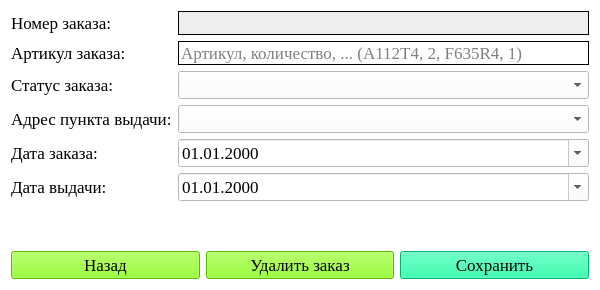
<?xml version="1.0" encoding="UTF-8"?>
<ui version="4.0">
 <class>OrderFormWindow</class>
 <widget class="QWidget" name="OrderFormWindow">
  <property name="geometry">
   <rect>
    <x>0</x>
    <y>0</y>
    <width>600</width>
    <height>290</height>
   </rect>
  </property>
  <property name="minimumSize">
   <size>
    <width>600</width>
    <height>290</height>
   </size>
  </property>
  <property name="font">
   <font>
    <family>Times New Roman</family>
    <pointsize>13</pointsize>
   </font>
  </property>
  <property name="windowTitle">
   <string>Заказ</string>
  </property>
  <property name="styleSheet">
   <string notr="true">background-color: #FFFFFF</string>
  </property>
  <layout class="QVBoxLayout" name="verticalLayout">
   <item>
    <layout class="QFormLayout" name="formLayout">
     <item row="0" column="0">
      <widget class="QLabel" name="id_l">
       <property name="text">
        <string>Номер заказа:</string>
       </property>
      </widget>
     </item>
     <item row="0" column="1">
      <widget class="QLineEdit" name="id_le">
       <property name="styleSheet">
        <string notr="true">background-color: #EEEEEE;
border: 1px solid black</string>
       </property>
       <property name="readOnly">
        <bool>true</bool>
       </property>
      </widget>
     </item>
     <item row="1" column="0">
      <widget class="QLabel" name="articles_l">
       <property name="text">
        <string>Артикул заказа:</string>
       </property>
      </widget>
     </item>
     <item row="1" column="1">
      <widget class="QLineEdit" name="articles_le">
       <property name="toolTip">
        <string>Укажите через запятую артикул товара и количество, например: A112T4, 2, F635R4, 1</string>
       </property>
       <property name="styleSheet">
        <string notr="true">border: 1px solid black</string>
       </property>
       <property name="placeholderText">
        <string>Артикул, количество, ... (A112T4, 2, F635R4, 1)</string>
       </property>
      </widget>
     </item>
     <item row="2" column="0">
      <widget class="QLabel" name="status_l">
       <property name="text">
        <string>Статус заказа:</string>
       </property>
      </widget>
     </item>
     <item row="2" column="1">
      <widget class="QComboBox" name="status_cb"/>
     </item>
     <item row="3" column="0">
      <widget class="QLabel" name="pick_up_point_l">
       <property name="text">
        <string>Адрес пункта выдачи:</string>
       </property>
      </widget>
     </item>
     <item row="3" column="1">
      <widget class="QComboBox" name="pick_up_point_cb"/>
     </item>
     <item row="4" column="0">
      <widget class="QLabel" name="date_order_l">
       <property name="text">
        <string>Дата заказа:</string>
       </property>
      </widget>
     </item>
     <item row="4" column="1">
      <widget class="QDateEdit" name="date_order_de">
       <property name="displayFormat">
        <string>dd.MM.yyyy</string>
       </property>
       <property name="calendarPopup">
        <bool>true</bool>
       </property>
      </widget>
     </item>
     <item row="5" column="0">
      <widget class="QLabel" name="date_delivery_l">
       <property name="text">
        <string>Дата выдачи:</string>
       </property>
      </widget>
     </item>
     <item row="5" column="1">
      <widget class="QDateEdit" name="date_delivery_de">
       <property name="toolTip">
        <string>Дата выдачи не может быть раньше даты заказа</string>
       </property>
       <property name="displayFormat">
        <string>dd.MM.yyyy</string>
       </property>
       <property name="calendarPopup">
        <bool>true</bool>
       </property>
      </widget>
     </item>
    </layout>
   </item>
   <item>
    <layout class="QHBoxLayout" name="buttons_layout">
     <item>
      <widget class="QPushButton" name="back_btn">
       <property name="styleSheet">
        <string notr="true">background-color: #7FFF00</string>
       </property>
       <property name="text">
        <string>Назад</string>
       </property>
      </widget>
     </item>
     <item>
      <widget class="QPushButton" name="delete_btn">
       <property name="styleSheet">
        <string notr="true">background-color: #7FFF00</string>
       </property>
       <property name="text">
        <string>Удалить заказ</string>
       </property>
      </widget>
     </item>
     <item>
      <widget class="QPushButton" name="save_btn">
       <property name="styleSheet">
        <string notr="true">background-color: #00FA9A</string>
       </property>
       <property name="text">
        <string>Сохранить</string>
       </property>
      </widget>
     </item>
    </layout>
   </item>
  </layout>
 </widget>
 <resources/>
 <connections/>
</ui>
